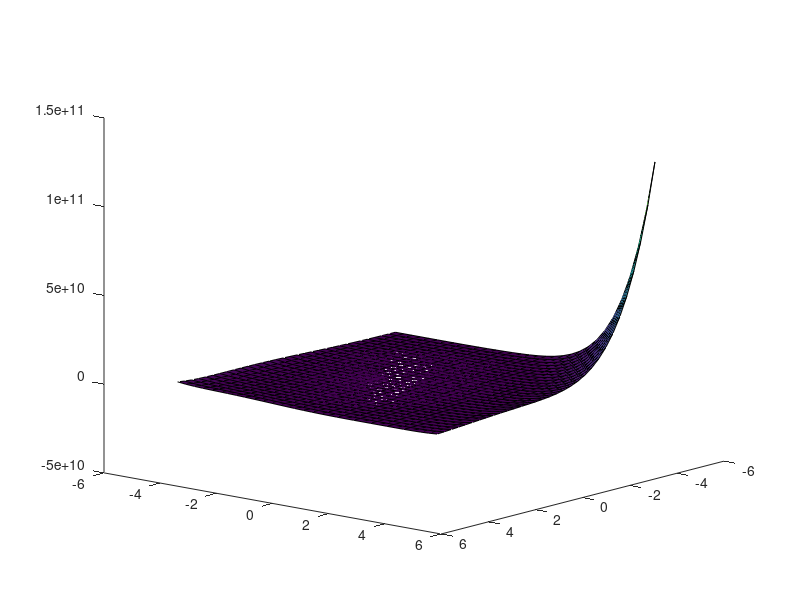

Recreate this plot in MATLAB.
clear;   close all;   clc;

%% Define f with two arguments  and  so that
% it can be evaluated for matrices of values X, Y


f = @(X,Y)(1 + ((X + Y + 1).^2) * (19 - (14 * X) + (3 * (X .^2)) - 14*Y + (6 .* X.*Y) + (3 * (Y.^2)))) .* ...
        (30 + ((2 * X - 3 * Y).^2) .* (18 - 32 * X + 12 * (X .^2) + 48 * Y - (36 .* X.*Y) + (27 * (Y.^2))) );

%% define point and trust region radius
x0    = [0.5;-0.5];
delta = 3.5;
%Now we define our Price-Goldstein function:
f1=@(x) (1 + ((x(1) + x(2) + 1).^2) * (19 - (14 * x(1)) + (3 * (x(1) .^2)) - 14*x(2) + (6 .* x(1).*x(2)) + (3 * (x(2).^2)))) .* ...
        (30 + ((2 * x(1) - 3 * x(2)).^2) .* (18 - 32 * x(1) + 12 * (x(1) .^2) + 48 * x(2) - (36 .* x(1).*x(2)) + (27 * (x(2).^2))));


% plot f in cartesian coordinates arround x0
showPlot = true;
hold on
if showPlot
	Delta = 1.1*delta;
	uniGrid = linspace(x0(1)-1.2*Delta, x0(1)+1.2*(Delta), 32);
	[X,Y]   = meshgrid(uniGrid, uniGrid);
	Z  = f(X,Y);
	s2 = surf(X,Y,Z);
    %zlim([-inf 1000000]);
end


%% plot quadratic model in trust region with polar coordinates arround x0
hold on
% polar coordinates arround x0
[T,R] = meshgrid(linspace(0,2*pi,64),linspace(0,delta,16));
X = R.*cos(T)+x0(1);
Y = R.*sin(T)+x0(2);
% the quadratic model for x0=[0.5;-0.5] :
%We had to explicitly define the model for the plot to work better
m  = @(X,Y) (1.937500000000000e+02) +(-0667.499999692550).*X +(1.582499999511301e+03).*Y + 0.5.*((-5.962497473822700e+02).*X.^2)+0.5.*(((-2.096250659094917e+03)+(-2.096250659094917e+03)).*X.*Y)+0.5.*((6.903749645657010e+03).*Y.^2) ;
% evaluation and plot
Z  = m(X,Y);
s1 = mesh(X,Y,Z);
%zlim([-inf 10000]);
view(130, 15);
hold off
